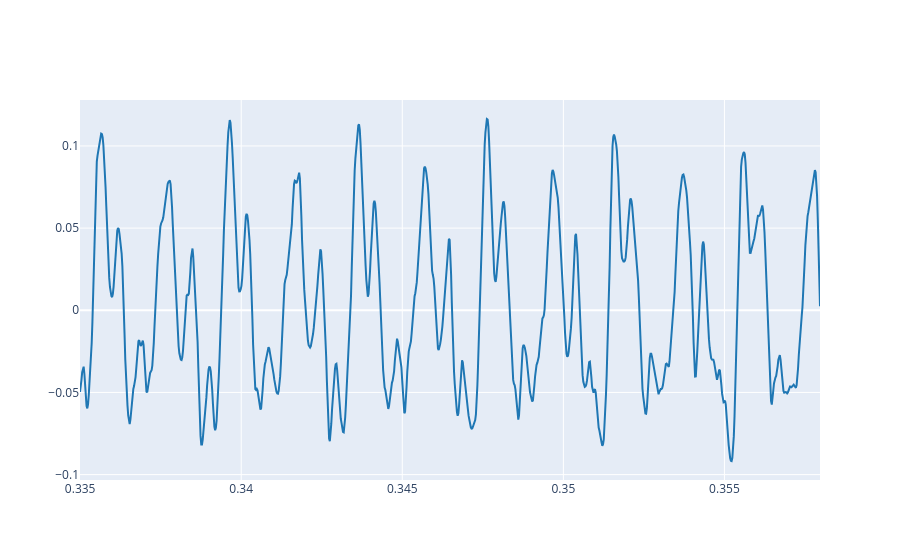
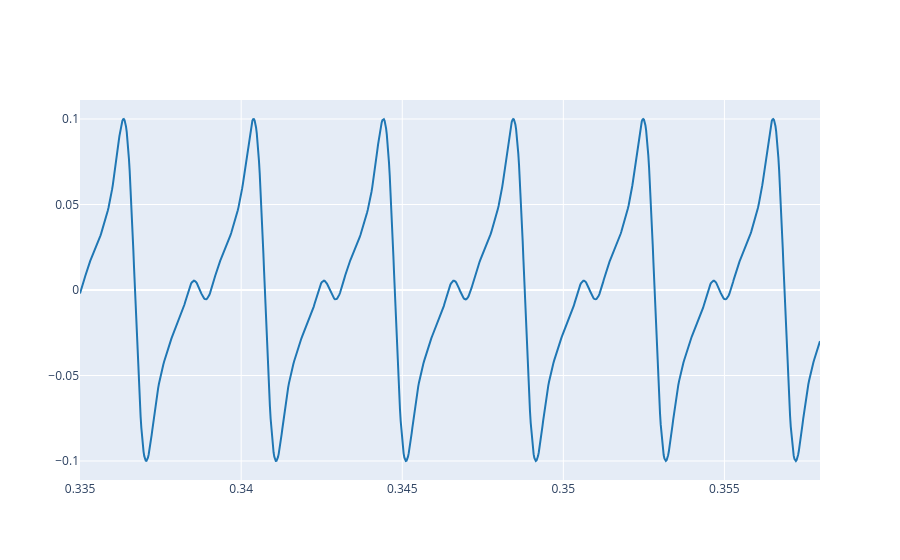

Write notebook code for charts like these, in order.
### Markdown cell above
2.1. Use the `synthetize` function to generate a synthesis with the weights ($A_k$) found in 1.3 and the fundamental frequency and phases found in previous labs. Plot both the reference and the synthetize signal. Listen to the synthetize signal.

### Code cell
# Write the code here
duration = 1.0
f0 = 248
phi = 3 * np.pi/2
Ak = weights
t = np.arange(0, duration, 1/fs)
t_start = 0.335
t_end = 0.358

# generate the harmonic synthesized signal
synth = synthesize(f0, phi, Ak, t)

synth = 0.1 * synth / np.max(np.abs(synth)) # we normalize the amplitude to a maximum value of 0.1

plot_signals(ref, fs, t_start, t_end)
plot_signals(synth, fs, t_start, t_end)

### Figure 1 — Plotly figure (JSON) as saved in the notebook; plotly's stock layout.template omitted (floating-point values rounded to 4 significant figures; data arrays with more than 128 entries replaced by an {"elided": "..."} marker saying what was removed)
{"data": [{"line": {"color": "#1f77b4", "shape": "linear"}, "mode": "lines", "name": "audio signal 0", "type": "scatter", "x": {"elided": "1014 float values"}, "y": {"elided": "1014 float values"}}], "layout": {}}

### Figure 2 — Plotly figure (JSON) as saved in the notebook; plotly's stock layout.template omitted (floating-point values rounded to 4 significant figures; data arrays with more than 128 entries replaced by an {"elided": "..."} marker saying what was removed)
{"data": [{"line": {"color": "#1f77b4", "shape": "linear"}, "mode": "lines", "name": "audio signal 0", "type": "scatter", "x": {"elided": "1014 float values"}, "y": {"elided": "1014 float values"}}], "layout": {}}
